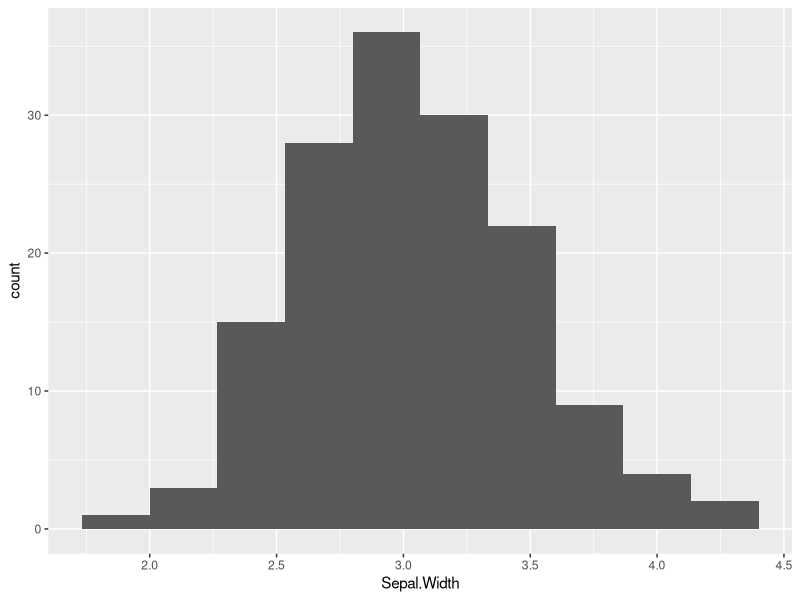
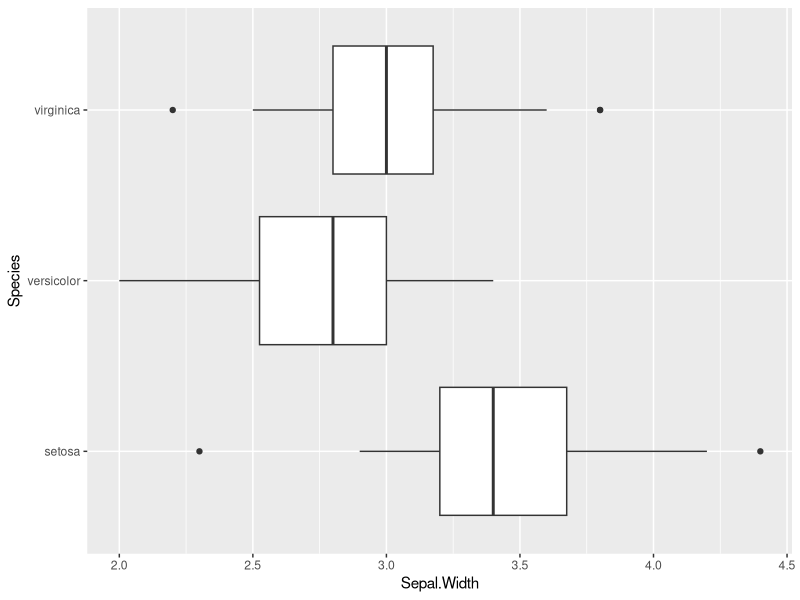
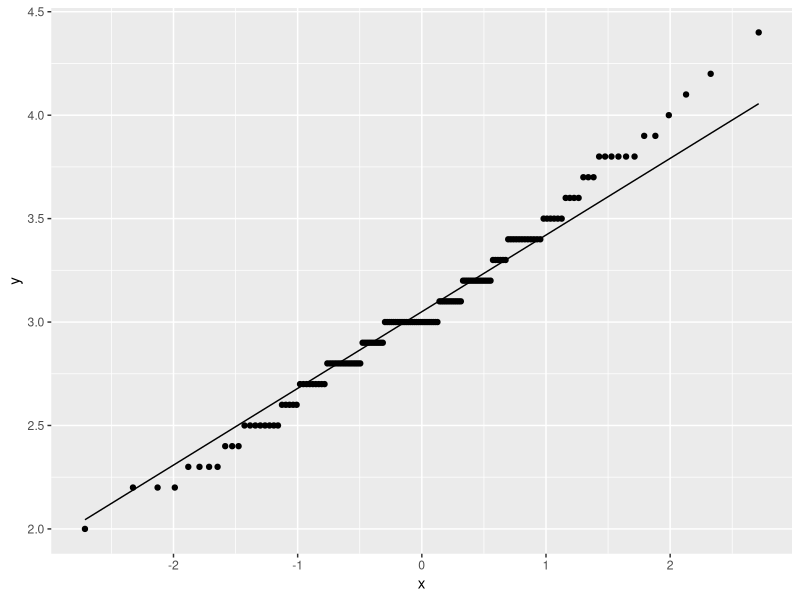
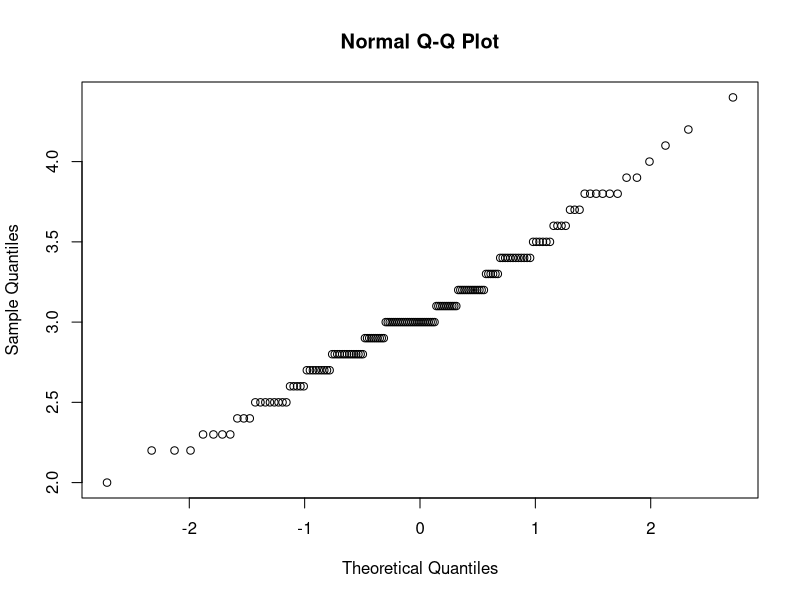

Write R code to recreate these figures, in order.
#####Stats in R 03.17.2023
##### Shelby Lineberry

### This is part of an R Users group at CDPHE. This might be helpful if 
### you're doing a project that requires some statistical analysis 


install.packages("datasets")
library(datasets)
library(ggplot2)
library(dplyr)
data("iris")


#Summary Data for Iris Data Set
summary(iris)



#Histogram
ggplot(iris, aes(x=Sepal.Width))+ geom_histogram(bins=10)

#Box Plot by Species
ggplot(iris, aes(x=Sepal.Width, y=Species))+ geom_boxplot()

#QQ Plot
ggplot(iris, aes(sample=Sepal.Width))+stat_qq()+ stat_qq_line() 
qqnorm(iris$Sepal.Width)

#Student's t Test

# t.test(x, y = NULL,
#        mu = 0, var.equal = FALSE)
# arguments:
# - x : A vector to compute the one-sample t-test
# - y: A second vector to compute the two sample t-test
# - mu: Mean of the population- var.equal: Specify if the variance of the two vectors are equal. By default, set to `FALSE`

#One Sample T Test

#Two Sided Tests
t.test(iris$Sepal.Width, mu=3)

t.test(iris$Sepal.Width, mu=2)


#One Sided Tests
t.test(iris$Sepal.Width, mu=3, alternative="less")

t.test(iris$Sepal.Width, mu=2, alternative="greater")

#Two Sample Independent Test

iris2<-iris %>% filter(Species!="setosa")

#Test of Equal Variances
var.test(Sepal.Width~Species, data=iris2)

#Tests of Normality
with(iris2, shapiro.test(Sepal.Width[Species=="versicolor"]))
with(iris2, shapiro.test(Sepal.Width[Species=="virginica"]))
shapiro.test(iris$Sepal.Width)




t.test(Sepal.Width~Species, data=iris2, var.equal=TRUE)

##end of code






